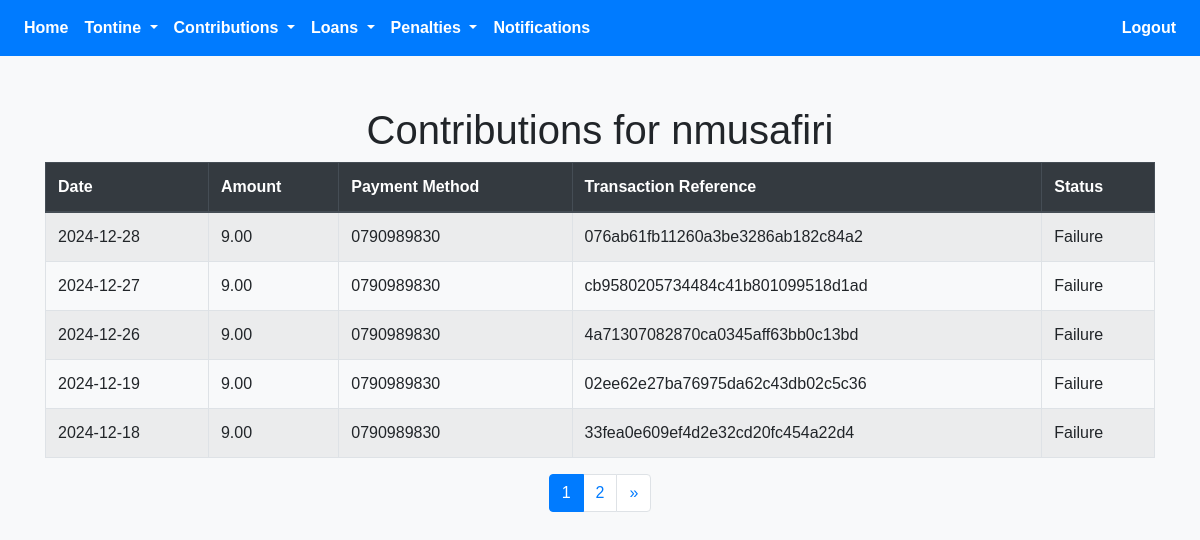
The app's page /contribution_success_admin.php?id=58 (signed in) with its own data.
### tables this page shows
CREATE TABLE `tontine` (
  `id` int(11) NOT NULL,
  `tontine_name` varchar(255) NOT NULL,
  `logo` varchar(255) DEFAULT NULL,
  `join_date` date NOT NULL,
  `province` varchar(100) NOT NULL,
  `district` varchar(100) NOT NULL,
  `sector` varchar(100) NOT NULL,
  `total_contributions` decimal(10,2) NOT NULL,
  `occurrence` enum('Daily','Weekly','Monthly') NOT NULL,
  `time` time DEFAULT NULL,
  `day` enum('Monday','Tuesday','Wednesday','Thursday','Friday','Saturday','Sunday') DEFAULT NULL,
  `date` date DEFAULT NULL,
  `created_at` timestamp NOT NULL DEFAULT current_timestamp(),
  `user_id` int(11) DEFAULT NULL,
  `role` varchar(30) NOT NULL,
  `purpose` varchar(255) NOT NULL,
  `rules` varchar(255) NOT NULL,
  `status` enum('Not Justified','Justification Request sent','Justified','Rejected') DEFAULT 'Not Justified',
  `reason` varchar(255) NOT NULL,
  `interest` decimal(10,2) NOT NULL DEFAULT 0.00,
  `payment_frequency` enum('Monthly','Weekly') NOT NULL,
  `frequent_payment_date` date DEFAULT NULL,
  `frequent_payment_day` enum('Monday','Tuesday','Wednesday','Thursday','Friday','Saturday','Sunday') DEFAULT NULL,
  `late_contribution_penalty` int(50) NOT NULL
);

CREATE TABLE `contributions` (
  `id` int(11) NOT NULL,
  `user_id` int(11) DEFAULT NULL,
  `tontine_id` int(11) DEFAULT NULL,
  `amount` decimal(10,2) DEFAULT NULL,
  `payment_method` varchar(100) DEFAULT NULL,
  `contribution_date` date DEFAULT curdate(),
  `transaction_ref` varchar(255) NOT NULL,
  `payment_status` enum('Approved','Pending','Failure') DEFAULT 'Pending'
);

### contribution_success_admin.php (the view, shortened to what this page needs)
<?php
require 'config.php';
$user_id = $_SESSION['user_id'];
$tontine_id = isset($_GET['id']) ? (int)$_GET['id'] : null;
$perPage = 5;
$page = isset($_GET['page']) ? (int)$_GET['page'] : 1;
$page = max($page, 1);
$start = ($page - 1) * $perPage;
try {
    $countStmt = $pdo->prepare("
        SELECT COUNT(*) AS total
        FROM contributions
        WHERE user_id = :user_id AND tontine_id = :tontine_id
    ");
    $countStmt->execute([
        'user_id' => $user_id,
        'tontine_id' => $tontine_id,
    ]);
    $totalCount = $countStmt->fetch(PDO::FETCH_ASSOC)['total'];
    $stmt = $pdo->prepare("
        SELECT id, amount, payment_method, transaction_ref, contribution_date, payment_status
        FROM contributions
        WHERE user_id = :user_id AND tontine_id = :tontine_id
        ORDER BY contribution_date DESC
        LIMIT :start, :perPage
    ");
    $stmt->bindValue(':user_id', $user_id, PDO::PARAM_INT);
    $stmt->bindValue(':tontine_id', $tontine_id, PDO::PARAM_INT);
    $stmt->bindValue(':start', $start, PDO::PARAM_INT);
    $stmt->bindValue(':perPage', $perPage, PDO::PARAM_INT);
    $stmt->execute();
    $contributions = $stmt->fetchAll(PDO::FETCH_ASSOC);
    $tontineStmt = $pdo->prepare("SELECT tontine_name FROM tontine WHERE id = :id");
    $tontineStmt->bindParam(':id', $tontine_id, PDO::PARAM_INT);
    $tontineStmt->execute();
    $tontine = $tontineStmt->fetch(PDO::FETCH_ASSOC);
} catch (PDOException $e) {
    die("Error: " . htmlspecialchars($e->getMessage()));
}
?>
<!DOCTYPE html>
<html lang="en">
<head>
    <link rel="stylesheet" href="https://stackpath.bootstrapcdn.com/bootstrap/4.5.2/css/bootstrap.min.css">
    <link rel="stylesheet" href="https://cdnjs.cloudflare.com/ajax/libs/font-awesome/5.15.4/css/all.min.css">
</head>
<body>
    <nav class="navbar navbar-expand-lg navbar-dark bg-primary">
        <div class="collapse navbar-collapse" id="navbarNav">
            <ul class="navbar-nav mr-auto">
                <li class="nav-item">
                    <a class="nav-link font-weight-bold text-white" href="user_profile.php">Home</a>
                </li>
                <li class="nav-item dropdown">
                    <a class="nav-link dropdown-toggle font-weight-bold text-white" href="#" id="paymentsDropdown" role="button" data-toggle="dropdown" aria-haspopup="true" aria-expanded="false">
                        Tontine
                    </a>
                </li>
                <li class="nav-item dropdown">
                    <a class="nav-link dropdown-toggle font-weight-bold text-white" href="#" id="contributionsDropdown" role="button" data-toggle="dropdown" aria-haspopup="true" aria-expanded="false">
                        Contributions
                    </a>
                </li>
                <li class="nav-item dropdown">
                    <a class="nav-link dropdown-toggle font-weight-bold text-white" href="#" id="loansDropdown" role="button" data-toggle="dropdown" aria-haspopup="true" aria-expanded="false">
                        Loans
                    </a>
                </li>
                <li class="nav-item dropdown">
                    <a class="nav-link dropdown-toggle font-weight-bold text-white" href="#" id="penaltiesDropdown" role="button" data-toggle="dropdown" aria-haspopup="true" aria-expanded="false">
                        Penalties
                    </a>
                </li>
                <li class="nav-item">
                    <a class="nav-link font-weight-bold text-white" href="#">Notifications</a>
                </li>
            </ul>
            <ul class="navbar-nav ml-auto">
                <li class="nav-item">
                    <a class="nav-link font-weight-bold text-white" href="javascript:void(0);" onclick="confirmLogout();">
                        Logout
                    </a>
                </li>
            </ul>
        </div>
    </nav>
    <div class="container">
        <h1 class="text-center">Contributions for <?php echo htmlspecialchars($tontine['tontine_name']); ?></h1>
        <?php if (!empty($contributions)): ?>
            <table class="table table-bordered table-striped">
                <thead class="thead-dark">
                    <tr>
                        <th>Date</th>
                        <th>Amount</th>
                        <th>Payment Method</th>
                        <th>Transaction Reference</th>
                        <th>Status</th>
                    </tr>
                </thead>
                <tbody>
                    <?php foreach ($contributions as $contribution): ?>
                        <tr>
                            <td><?php echo date('Y-m-d', strtotime($contribution['contribution_date'])); ?></td>
                            <td><?php echo number_format($contribution['amount'], 2); ?></td>
                            <td><?php echo htmlspecialchars($contribution['payment_method']); ?></td>
                            <td><?php echo htmlspecialchars($contribution['transaction_ref']); ?></td>
                            <td><?php echo htmlspecialchars($contribution['payment_status']); ?></td>
                        </tr>
                    <?php endforeach; ?>
                </tbody>
            </table>
            <?php
                $totalPages = ceil($totalCount / $perPage);
            ?>
            <nav>
                <ul class="pagination justify-content-center">
                    <?php for ($i = 1; $i <= $totalPages; $i++): ?>
                        <li class="page-item <?php echo ($i == $page) ? 'active' : ''; ?>">
                            <a class="page-link" href="?id=<?php echo $tontine_id; ?>&page=<?php echo $i; ?>">
                                <?php echo $i; ?>
                            </a>
                        </li>
                    <?php endfor; ?>
                    <?php if ($page < $totalPages): ?>
                        <li class="page-item">
                            <a class="page-link" href="?id=<?php echo $tontine_id; ?>&page=<?php echo $page + 1; ?>" aria-label="Next">
                                <span aria-hidden="true">&raquo;</span>
                            </a>
                        </li>
                    <?php endif; ?>
                </ul>
            </nav>
        <?php else: ?>
            <p class="text-center">No contributions found for this tontine.</p>
        <?php endif; ?>
    </div>
</body>
</html>

### contribution_success_admin.php (style rules this page uses)
body { background-color: #f8f9fa; font-family: Arial, sans-serif; }
.container { margin-top: 50px; }

### records on screen
tontine: tontine_name "nmusafiri"
contributions: contribution_date "2024-12-28", amount "9.00", payment_method "0790989830", transaction_ref "076ab61fb11260a3be3286ab182c84a2", payment_status "Failure"
contributions: contribution_date "2024-12-27", amount "9.00", payment_method "0790989830", transaction_ref "cb9580205734484c41b801099518d1ad", payment_status "Failure"
contributions: contribution_date "2024-12-26", amount "9.00", payment_method "0790989830", transaction_ref "4a71307082870ca0345aff63bb0c13bd", payment_status "Failure"
contributions: contribution_date "2024-12-19", amount "9.00", payment_method "0790989830", transaction_ref "02ee62e27ba76975da62c43db02c5c36", payment_status "Failure"
contributions: contribution_date "2024-12-18", amount "9.00", payment_method "0790989830", transaction_ref "33fea0e609ef4d2e32cd20fc454a22d4", payment_status "Failure"
